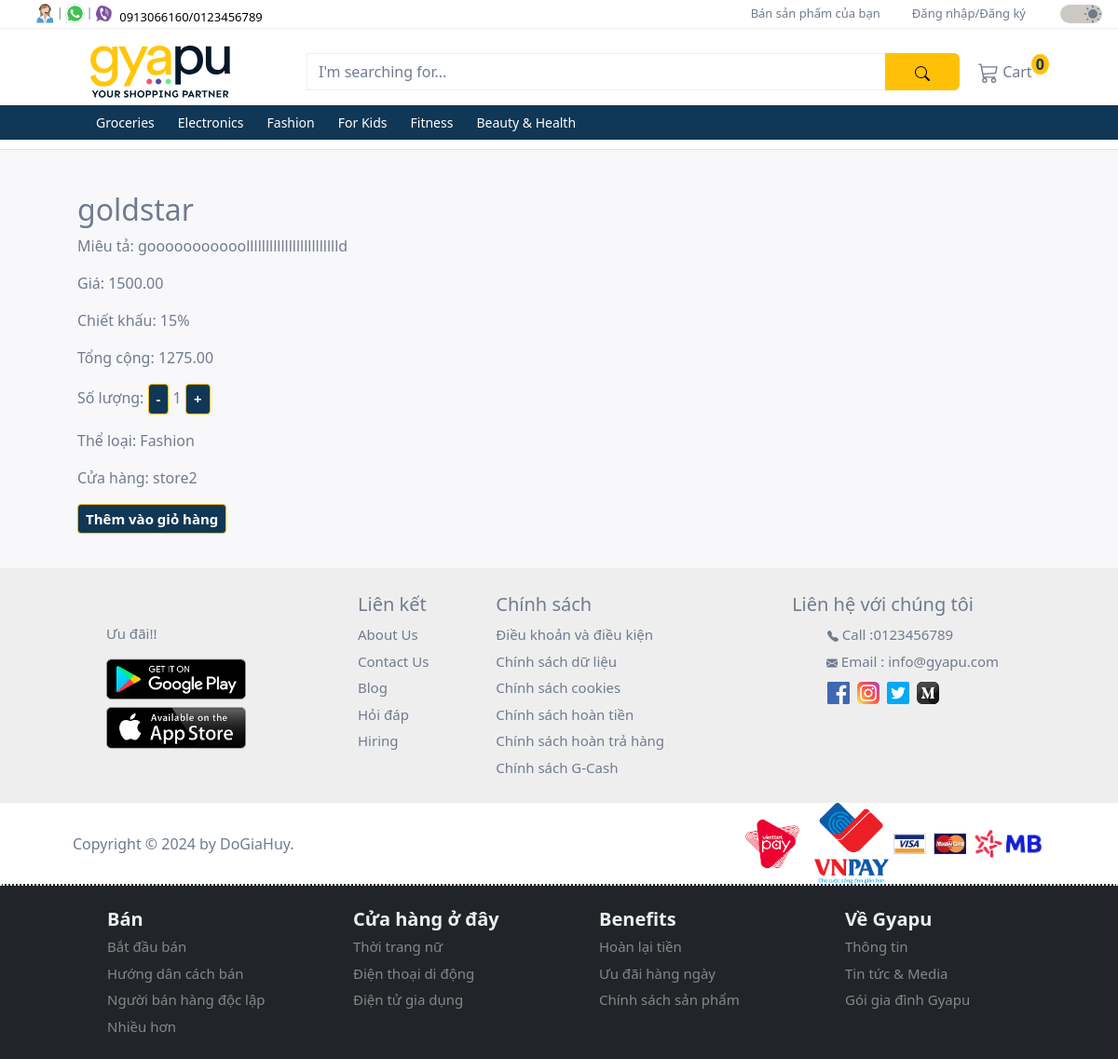
/products/9a7502f8-1339-48e0-a96e-c6efa5129ca7, run on the app's committed database.
### products/models.py (models this page shows, shortened)
class Category(models.Model):
  id = models.UUIDField(
    primary_key = True,
    default = uuid.uuid4,
    editable = False
  )
  name = models.CharField(max_length=255)
  description = models.TextField(blank=True)
  parent = models.ForeignKey('self', on_delete=models.CASCADE, null=True, blank=True, related_name='children')
  class Meta:
    verbose_name_plural = 'Categories'
  def __str__(self):
    return self.name
  def get_ancestors(self):
    ancestors = []
    current = self.parent
    while current:
      ancestors.insert(0, current)
      current = current.parent
    return ancestors

class Product(models.Model):
  id = models.UUIDField(
    primary_key = True,
    default = uuid.uuid4,
    editable = False
  )
  name = models.CharField(max_length=255)
  description = models.TextField()
  price = models.DecimalField(max_digits=10, decimal_places=2)
  discount_percentage = models.PositiveSmallIntegerField(default=0, validators=[MaxValueValidator(100)])
  stock = models.IntegerField(default=0, validators=[MinValueValidator(0)])
  category = models.ForeignKey(Category, on_delete=models.SET_NULL, null=True, related_name='products')
  store = models.ForeignKey(User, on_delete=models.CASCADE, limit_choices_to={'groups__name': 'store'})
  is_deleted = models.BooleanField(default=False) #soft deletion flag
  def total_amount(self):
    return self.price - ((self.price * self.discount_percentage) / 100)

### user/models.py (models this page shows, shortened)
class CustomUser(AbstractUser):
  id = models.UUIDField(
    primary_key = True,
    default = uuid.uuid4,
    editable = False
  )
  full_name = models.CharField(max_length=50, default='Default Name')
  mobile = models.CharField(max_length=10, blank=False, null=False)
  def __str__(self):
    return self.username

### products/views.py (the view)
# urls.py: path('<uuid:pk>', ProductDetailView.as_view(), name='product_detail'),
class ProductDetailView(DetailView):
  model = Product
  context_object_name = 'product'
  template_name = 'products/product_detail.html'
  def get_context_data(self, **kwargs):
    context = super().get_context_data(**kwargs)
    product = self.get_object()
    reviews = Review.objects.filter(order_item__product=product).order_by('-created_at') # '-' for descending order
    rating_range = range(1, 6)
    if product.images.exists():
      product.primary_image_url = product.images.first().image.url
    else:
      product.primary_image_url = None
    context['reviews'] = reviews
    context['primary_image'] = product.primary_image_url
    context['rating_range'] = rating_range
    return context

### products/context_processors.py (called while the page is built)
def categories(request):
  categories = Category.objects.filter(parent__isnull=True)
  return {'categories': categories}

### user/context_processors.py (called while the page is built)
def user_group(request):
  user_belong_to_store = request.user.groups.filter(name='store').exists()
  return {'user_belong_to_store': user_belong_to_store}

### products/templates/products/product_detail.html (shortened to what this page needs)
{% extends '_base.html' %}
{% block content %}
  {% if product.is_deleted %}
    <h1 class="text-danger">Không có sản phẩm</h1>
  {% else %}
    <div class="product-detail mb-3">
      <div class="row">
        <div class="col ms-5" style="min-width:300px;">
          <h2><a href="#">{{ product.name }}</a></h2>
          <p>Miêu tả: {{ product.description }}</p>
          <p>Giá: {{ product.price }}</p>
          {% if product.discount_percentage > 0 %}
            <p>Chiết khấu: {{ product.discount_percentage }}%</p>
            <p>Tổng cộng: {{ product.total_amount }}</p>
          {% endif %}
          <p>Số lượng:
            {% if user_belong_to_store %}
              {{ product.stock }}
            {% else %}
              <button class="btn btn-sm btn-warning float-none" onclick="decrementQuantity()" data-uuid="{{ product.pk }}">-</button>
              <span id="quantity{{ product.pk }}">1</span>
              <button class="btn btn-sm btn-warning float-none" onclick="incrementQuantity({{ product.stock }})" data-uuid="{{ product.pk }}">+</button>
            {% endif %}
          </p>
          <p>Thể loại:
            {{ product.category }}
          </p>
          {% if user_belong_to_store %}
            <a href="{% url 'product_update' product.id %}" class="btn btn-warning">Chỉnh sửa</a>
            <a href="{% url 'product_delete' pk=product.pk %}" class="btn btn-danger">Xóa</a>
          {% else %}
            <p>Cửa hàng: <a href="{% url 'store_profile_for_customer' pk=product.store.id %}">{{ product.store }}</a></p>
            <form method="post" action={% url 'add_to_cart' product.pk %}>
              <button type="submit" class="btn btn-sm btn-warning float-none">Thêm vào giỏ hàng</button>
            </form>
          {% endif %}
        </div>
      </div>
    </div>
  {% endif %}
{% endblock content %}

### user/templates/homepage/lower_navbar.html (shortened to what this page needs)
{% load static %}
<nav class="navbar navbar-expand-xl d-flex flex-column second-nav" id="secondNav">
  <div class="container">
    <div class="d-flex flex-row container-fluid gyapu-head">
      <a class="navbar-brand" href="
        {% if not user_belong_to_store %}
          {% url 'home' %}
        {% else %}
          {% url 'store_dashboard' %}
        {% endif %}
      ">
        <img class="img-fluid" id="gyapu-head" src="{% static "images/gyapu-header-lightmode.svg" %}" alt="gyapu brand logo">
      </a>
      <form class="input-group mt-3 mb-3" method="get" action="{% url 'search_results' %}">
        <input type="text" class="form-control" placeholder="I'm searching for..." name="query">
        <button class="btn btn-warning" type="submit">
        </button>
      </form>
    </div>
    <div class="collapse navbar-collapse" id="mynavbar">
      <ul class="navbar-nav me-auto">
        {% if not user_belong_to_store %}
        <li class="nav-item">
          <div class="tooltip">
            <a class="nav-link" href="{% url 'cart_detail' %}">
              Cart
              <sup class="bg-warning cart-number">0</sup>
            </a>
          </div>
        </li>
        {% endif %}
      </ul>
    </div>
  </div>
  <div class="dropdown-nav">
    <div class="container">
      <div class="collapse navbar-collapse" id="mynavbar">
        <ul class="navbar-nav">
          {% for category in categories %}
            <li class="nav-item dropdown">
              <a class="nav-link dropbtn" href="{% url 'product_by_category' category.name %}">{{ category.name }}</a>
            </li>
          {% endfor %}
        </ul>
      </div>
    </div>
  </div>
</nav>

### user/static/css/style.css (style rules this page uses)
* { margin: 0; padding: 0; scroll-behavior: smooth; }
:root { --backgroundColor: #ffffff; --featureListBgColor: #F8F8FA; --cardBgColor: #ffffff; --contactsBgColor: #EEEEEE; --toggleswitchBgColor: #CCC9C5; --textColor: #707B8E; --priceColor: #103755; --buttomnavColor: #103755; --border: #eeeeee; --controlColor: #606775; --phoneColor: #000000; --navAnchorHover: #000000; --inputBorderSelection: #eeeeee; --topicColorHover: #000000; --gyapuHeader: #031828; --cardHoverBoxShadow: 0 2px 4px 0 rgba(158, 155, 155, 0.19), 0 4px 10px 0 rgba(158, 155, 155, 0.19); }
body { color: var(--textColor); background-color: var(--backgroundColor); }
.second-nav { width: 100%; margin: 0; padding-top: 10px; padding-bottom: 0; background-color: var(--backgroundColor); z-index: 2; border-top: 1px solid var(--border); }
.second-nav .container .container-fluid { width: 1000px; }
.second-nav .container .container-fluid a { margin: auto; }
.second-nav img { width: 150px !important; min-width: 100px; }
.second-nav form { max-width: 700px !important; height: 40px; margin-left: 40px; }
.second-nav form input { background: transparent; border: 1px solid var(--border); }
.second-nav form input::placeholder { color: var(--textColor); }
.form-control { color: var(--textColor) !important; }
.second-nav form button { width: 80px; }
#mynavbar a { color: var(--textColor); }
.cart-number { font-size: 16px; font-weight: 600; color: #103755; border-radius: 50%; padding: 0 5px; margin-left: -5px; }
.tooltip { position: relative; font-size: 16px; display: inline-block; opacity: 1; }
.dropdown-nav { width: 100%; background-color: #103755; z-index: 2; }
.dropdown-nav .container { padding-left: 65px; }
.dropbtn { color: #ffffff !important; font-size: 14px; margin-right: 9px; }
.dropdown, .dropleft, .sub-dropleft { position: relative; display: inline-block; }
.row div { margin: 0; padding: 5px; }
.row div .btn { background-color: #103755; float: right; color: #ffffff; font-size: 15px; font-weight: 600; }
.row a { text-decoration: none; color: var(--textColor); }
@media only screen and (max-width: 1200px) { .second-nav { padding-bottom: 10px; border-bottom: 1px solid #e0e0e0; } }

### products/templates/products/product_detail.html (style rules this page uses)
:root { --textColor: #707B8E; }

### data on the page
Category: name "Groceries"
Category: name "Electronics"
Category: name "Fashion"
Category: name "For Kids"
Category: name "Fitness"
Category: name "Beauty & Health"
Product: name "goldstar", description "gooooooooooolllllllllllllllllllllllld", price "1500.00", discount_percentage "15", total_amount "1275.00", category "Fashion", store "store2"
